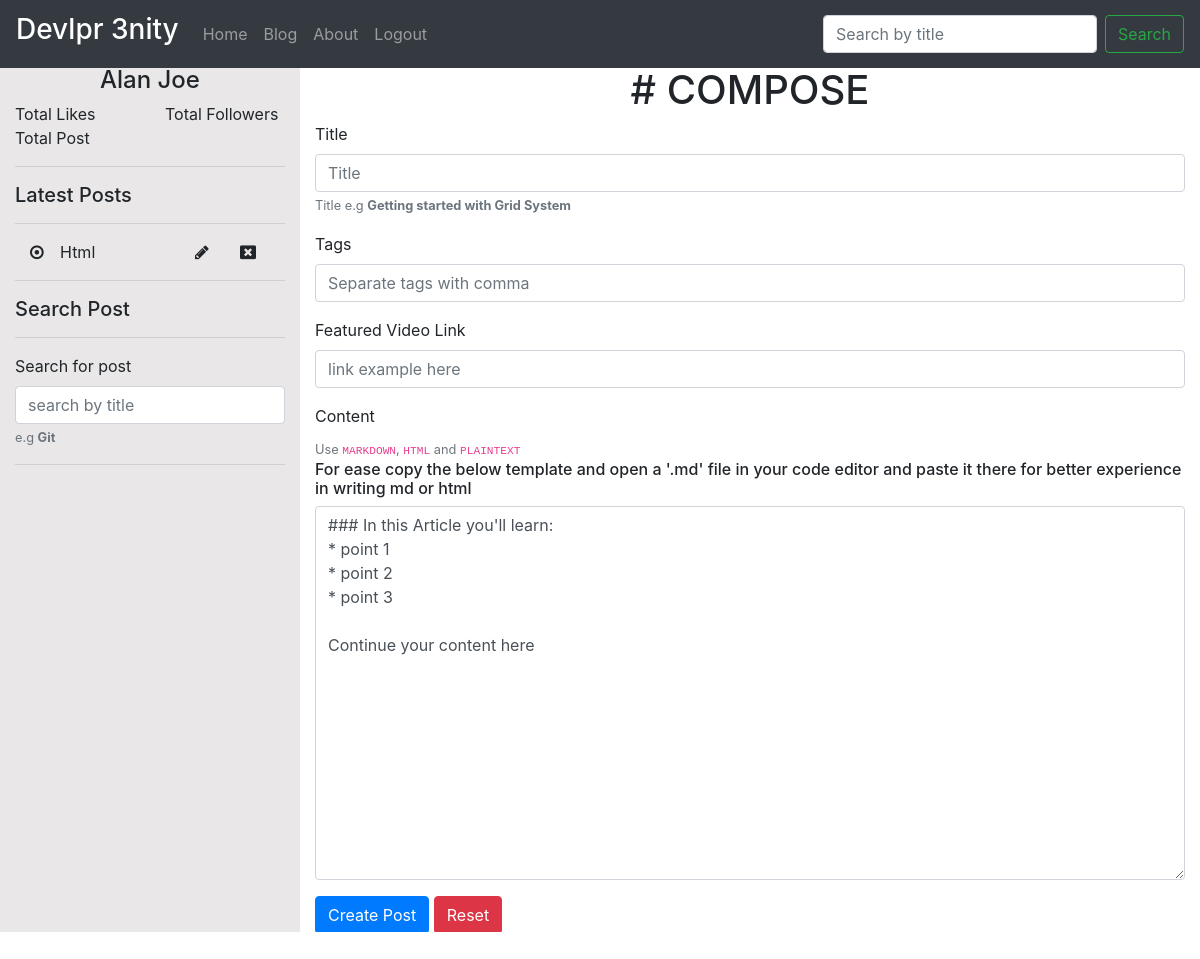
The page /createPost (signed in) on the database as committed earlier.
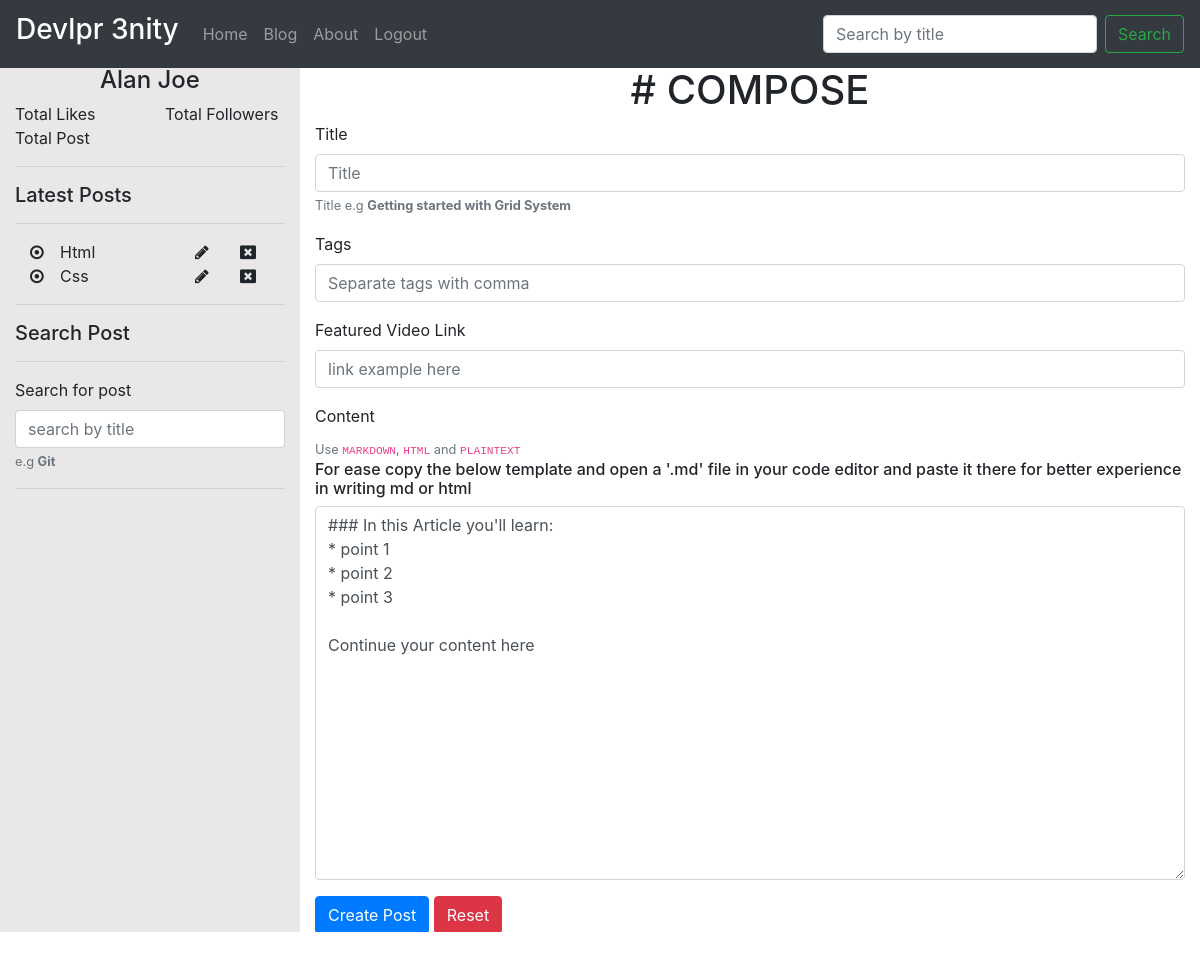
The same page on the database as committed later.
### blog/models.py (models this page shows, shortened)
class Post(models.Model):
    author = models.ForeignKey(Moderator, on_delete=models.CASCADE, null=True, blank=True)
    title = models.CharField(max_length=200)
    tags = models.CharField(max_length=200)
    videoLink = models.CharField(max_length=200)
    rating = models.CharField(max_length=200, default=0)
    timestamp = models.DateTimeField(auto_now_add=True)

### blog/views.py (the view, shortened to what this page needs)
# urls.py: path("createPost", views.createPost, name="createPost"),
@csrf_exempt
def createPost(request):
    posts = Post.objects.filter(author=Moderator.objects.get(user=f'{request.user.visitor.fname}'))
    context = {"posts":posts}
    return render(request, "blog/createPost.html", context)

### blog/templates/blog/createPost.html (shortened to what this page needs)
{% extends "blog/layout.html" %}
{% load static %}
{% block body %}
<div class="container-fluid">
    <div class="row">
        <div class="col-md-3" style="height: 89.5vh; overflow-y: auto; background: rgb(233, 231, 231);">
            <div class="authorName"><center><h4>Alan Joe</h4></center></div>
            <div class="row">
                <div class="col-6">Total Likes</div>
                <div class="col-6">Total Followers</div>
                <div class="col-6">Total Post</div>
            </div>
            <hr>
            <div class="latestPosts">
                <h5>Latest Posts</h5>
                <hr>
                <div class="container-fluid" style="max-height: 10rem; overflow-y: auto;">
                    {% for post in posts %}
                    <div class="row">
                        <div class="col-1"><i class="fa fa-dot-circle-o" aria-hidden="true"></i></div>
                        <div class="col-6" style="width: 100%; overflow-x: auto;">{{post.title}}</div>
                        <div class="col-2" title="Edit {{post.title}}"><i onclick="editEntry('{{post.id}}')" class="fa fa-pencil" aria-hidden="true"></i></div>
                        <div class="col-2" title="Delete {{post.title}}"><i onclick="confirm('Do you want to delete {{post.title}}?')" class="fa fa-window-close" aria-hidden="true"></i></div>
                    </div>
                    {% endfor %}
                </div>
            </div>
            <hr>
            <div class="searchPost">
                <h5>Search Post</h5>
                <hr>
                <div class="form-group">
                  <label for="searchPost">Search for post</label>
                  <input type="text" name="searchPost" id="searchPostInp" class="form-control" placeholder="search by title" aria-describedby="searchPostHelpId">
                  <small id="searchPostHelpId" class="text-muted">e.g <b>Git</b></small>
                </div>
            </div>
            <hr>
        </div>
        <div class="col-md-9" style="height: 89.5vh; overflow: auto;">
            <center><h1># COMPOSE</h1></center>
            <form action="" method="GET" id="composeForm" onsubmit="return false">
                <div class="form-group">
                  <label for="title">Title</label>
                  <input type="text" name="title" id="composeForm-title" class="form-control" required placeholder="Title" aria-describedby="titleHelpId">
                  <small id="titleHelpId" class="text-muted">Title e.g <b>Getting started with Grid System</b></small>
                </div>
                <div class="form-group">
                  <label for="tags">Tags</label>
                  <input type="text" name="tags" id="composeForm-tags" class="form-control" placeholder="Separate tags with comma" aria-describedby="tagsHelpId">
                </div>
                <div class="form-group">
                  <label for="videoLink">Featured Video Link</label>
                  <input type="text" name="videoLink" id="composeForm-fVideo" class="form-control" placeholder="link example here" aria-describedby="videoLinkHelpId">
                </div>
                <div class="form-group">
                  <label for="content">Content</label>
                  <br>
                  <small id="contentHelpId" class="text-muted">Use <code>MARKDOWN</code>, <code>HTML</code> and <code>PLAINTEXT</code></small>
                  <h6>For ease copy the below template and open a '.md' file in your code editor and paste it there for better experience in writing md or html</h6>
                  <textarea class="form-control" name="content" id="composeForm-content" rows="15">### In this Article you'll learn:
* point 1
* point 2
* point 3
Continue your content here</textarea>
                </div>
                <button onclick="composeForm()" type="submit" class="btn btn-primary mb-3">Create Post</button>
                <button type="reset" class="btn btn-danger mb-3">Reset</button>
            </form>
        </div>
    </div>
</div>
{% endblock %}

### blog/templates/blog/layout.html (shortened to what this page needs)
{% load static %}
<!doctype html>
<html lang="en">
<head>
  <link rel="stylesheet" href="https://stackpath.bootstrapcdn.com/bootstrap/4.3.1/css/bootstrap.min.css"
>
  <link rel="stylesheet" href="https://cdnjs.cloudflare.com/ajax/libs/font-awesome/4.7.0/css/font-awesome.min.css">
  <link rel="stylesheet" href="{% static 'blog/css/style.css' %}">
</head>
<body>
    <nav class="navbar navbar-expand-md navbar-dark fixed-top bg-dark">
        <a class="navbar-brand" href="#">
          <h3>Devlpr 3nity</h3>
        </a>
        <div class="collapse navbar-collapse" id="navbarCollapse">
          <ul class="navbar-nav mr-auto">
            <li class="nav-item {% block activeHome %}{% endblock %}">
              <a class="nav-link" href="#">Home</a>
            </li>
            <li class="nav-item {% block activeBlog %}{% endblock %}">
              <a class="nav-link" href="/blog">Blog</a>
            </li>
            <li class="nav-item {% block activeAbout %}{% endblock %}">
              <a class="nav-link" href="#">About</a>
            </li>
            <li class="nav-item {% block activeLlr %}{% endblock %}">
              <div id="llr">
                <a class="nav-link" href="/logout">Logout</a>
              </div>
            </li>
          </ul>
          <form onsubmit="return false" id="searchPost" class="form-inline mt-2 mt-md-0">
            <input class="form-control mr-sm-2 post-search" type="text" placeholder="Search by title" aria-label="Search">
            <button onclick="searchPost()" class="btn btn-outline-success my-2 my-sm-0" type="submit">Search</button>
          </form>
        </div>
      </nav>
    {% block body %}
    {% endblock %}
</body>
</html>

### blog/static/blog/css/style.css (style rules this page uses)
* { padding: 0; margin: 0; -webkit-box-sizing: border-box; box-sizing: border-box; }
body { padding: 0; padding-top: 4.1rem; background: white; }
.fa { cursor: pointer; }

Rows that differ between the two databases and show on the page:
added Post: title "Css"
